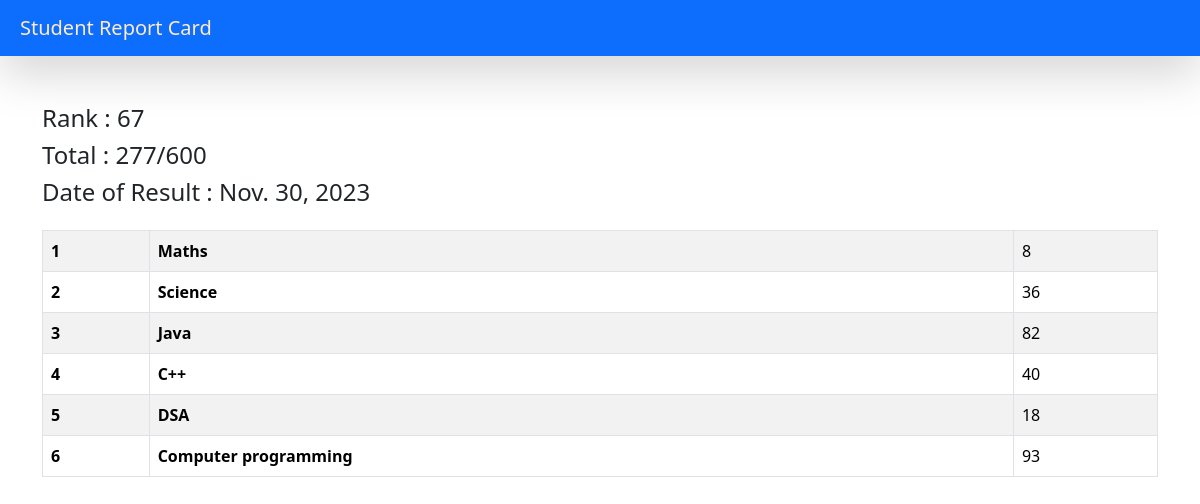
Page /see_marks/STU-0827 on the committed database.
### reportcard/models.py (models this page shows, shortened)
class SubjectMarks(models.Model):
    student = models.ForeignKey(Student, related_name="studentmarks", on_delete=models.CASCADE)
    subject = models.ForeignKey(Subject, on_delete=models.CASCADE)
    marks = models.IntegerField()
    class Meta:
        unique_together = ["student", "subject"]

class Student(models.Model):
    department = models.ForeignKey(Department, related_name="depart", on_delete=models.CASCADE)
    student_id = models.OneToOneField(StudentID, related_name="studentid", on_delete=models.CASCADE)
    student_name = models.CharField(max_length=100)
    student_email = models.EmailField(unique=True)
    student_age = models.IntegerField(default=18)
    student_address = models.TextField()
    class Meta:
        ordering = ["student_name"]
        verbose_name = "student"

class ReportCard(models.Model):
    student = models.ForeignKey(Student, related_name="studentreportcard", on_delete=models.CASCADE)
    student_rank = models.IntegerField()
    date_of_report_card_generation = models.DateField(auto_now_add=True)
    class Meta:
        unique_together = ["student_rank", "date_of_report_card_generation"]

class Subject(models.Model):
    subject_name = models.CharField(max_length=100)

### reportcard/views.py (the view)
# urls.py: path("see_marks/<student_id>", see_marks , name="see_marks"),
def see_marks(request, student_id):
    queryset = SubjectMarks.objects.filter(student__student_id__student_id = student_id)
    total_marks = queryset.aggregate(total_marks = Sum("marks"))
    return render(request, "report/see_marks.html", {"queryset" : queryset, "total_marks" : total_marks})

### reportcard/templates/report/see_marks.html
{% extends "base.html" %}
{% block start %}
<div class="container mt-5">
    <h4>Rank : {{queryset.first.student.studentreportcard.first.student_rank}}</h4>
    <h4>Total : {{total_marks.total_marks}}/600</h4>
    <h4>Date of Result : {{queryset.first.student.studentreportcard.first.date_of_report_card_generation}}</h4>
    <table class="table table-striped table-bordered mt-4" >
        <tbody>
            {% for marks in queryset %}
            <tr>
                <th scope="row">{{forloop.counter}}</th>
                <td>
                    <b>{{marks.subject.subject_name}}</b>
                </td>
                <td>{{marks.marks}}</td>
            </tr>
            {% endfor %}
        </tbody>
    </table>
</div>
{% endblock %}

### rows in the picture
SubjectMarks: first.student.studentreportcard.first.student_rank "67", first.student.studentreportcard.first.date_of_report_card_generation "Nov. 30, 2023", subject.subject_name "Maths", marks "8"
SubjectMarks: subject.subject_name "Science", marks "36"
SubjectMarks: subject.subject_name "Java", marks "82"
SubjectMarks: subject.subject_name "C++", marks "40"
SubjectMarks: subject.subject_name "DSA", marks "18"
SubjectMarks: subject.subject_name "Computer programming", marks "93"

### other values in the picture
{{ total_marks.total_marks }} "277"
